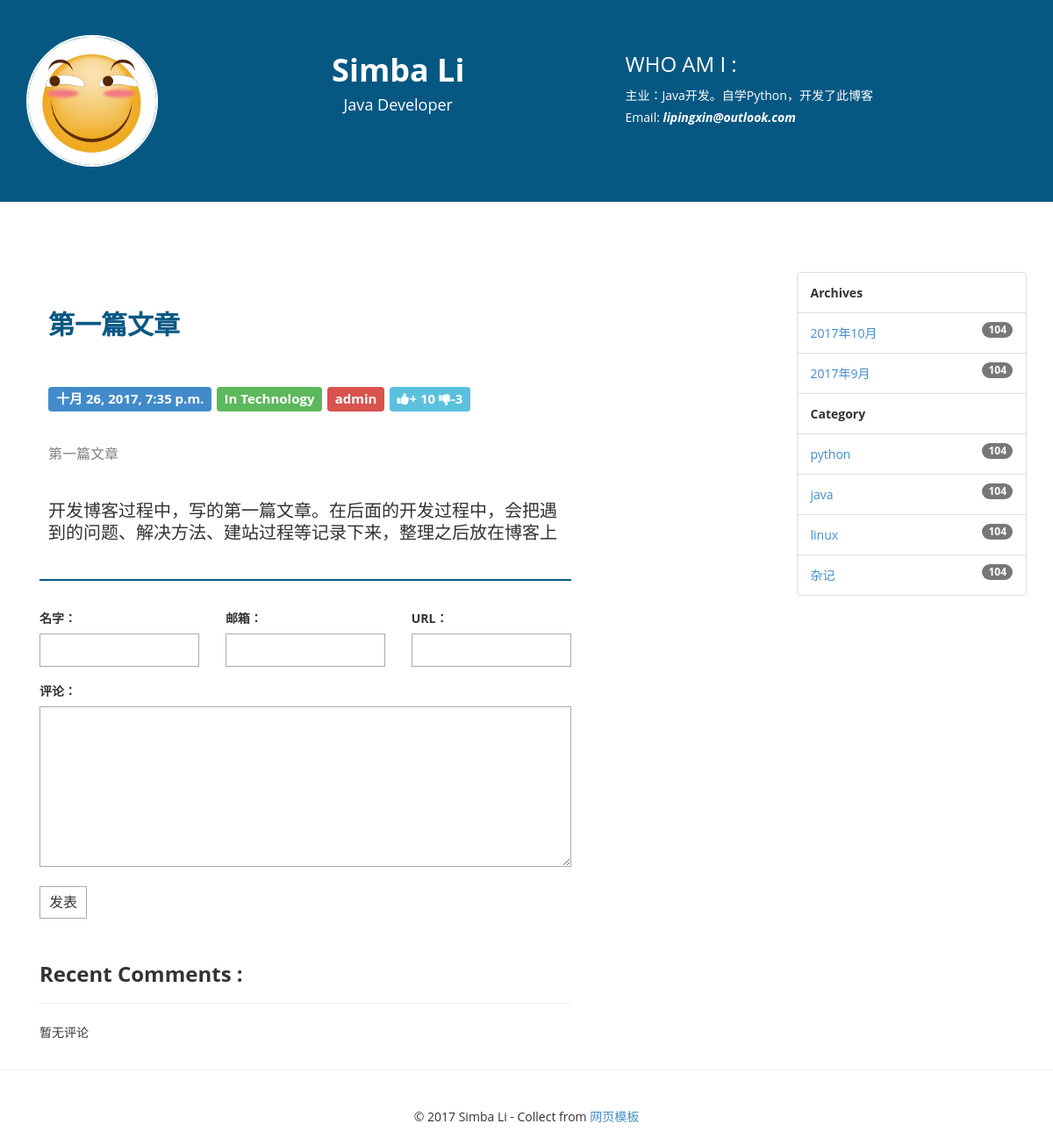
The app's page /post/1/ with its own data.
### blog/models.py (models this page shows, shortened)
class Post(models.Model):
    title = models.CharField(max_length=70)
    body = models.TextField()
    create_time = models.DateTimeField(auto_now_add=True)
    modified_time = models.DateTimeField(auto_now=True)
    excerpt = models.CharField(max_length=200, blank=True)
    category = models.ForeignKey(Category)
    tags = models.ManyToManyField(Tag, blank=True)
    author = models.ForeignKey(User)
    is_delete = models.IntegerField(default=1)

class Category(models.Model):
    name = models.CharField(max_length=100)

### blog/views.py (the view)
# urls.py: url(r'^post/(?P<pk>[0-9]+)/$', views.detail, name='detail'),
def detail(request, pk):
    post = get_object_or_404(Post, pk=pk)
    post.body = markdown.markdown(post.body,
                                  extensions=[
                                      'markdown.extensions.extra',
                                      'markdown.extensions.codehilite',
                                      'markdown.extensions.toc', ])
    form = CommentForm()
    comments = post.comments_set.all()
    context = {'post': post,
               'form':form,
               'comments':comments}
    return render(request, 'blog/detail.html', context=context)

### comments/forms.py
class CommentForm(forms.ModelForm):
    class Meta:
        model = Comments
        fields = ['name', 'email', 'url', 'text']

### blog/templatetags/blog_tags.py (called while the page is built)
@register.simple_tag()
def archives():
    return Post.objects.dates('create_time', 'month', order='DESC')

@register.simple_tag()
def get_categories():
    return Category.objects.all()

### templates/blog/detail.html (shortened to what this page needs)
{% extends 'layout.html' %}
{% block main %}
<div class="col-md-9">
    <div class="blog-main">
        <div class="heading-blog">
            {{ post.title }}
        </div>
        <div class="blog-info">
            <span class="label label-primary">{{ post.create_time }}</span>
            <span class="label label-success">In Technology</span>
            <span class="label label-danger">{{ post.author }}</span>
            <span class="label label-info">
            <i class="fa fa-thumbs-up"></i>+ 10
            <i class="fa fa-thumbs-down"></i>-3
        </span>
        </div>
        <div class="blog-txt" style="font-size:16px;color: #808080">
            {{ post.excerpt }}
        </div>
        <div class="blog-txt">
            {{ post.body | safe }}
        </div>
    </div>
    <div>
        <form action="{% url 'comment:post_comment' post.pk %}" method="post" class="comment-form">
            <div class="row">
                <div class="col-md-4">
                    <label for="{{ form.name.id_for_label }}">名字：</label>
                    {{ form.name }}
                </div>
                <div class="col-md-4">
                    <label for="{{ form.email.id_for_label }}">邮箱：</label>
                    {{ form.email }}
                </div>
                <div class="col-md-4">
                    <label for="{{ form.url.id_for_label }}">URL：</label>
                    {{ form.url }}
                </div>
                <div class="col-md-12">
                    <label for="{{ form.text.id_for_label }}">评论：</label>
                    {{ form.text }}
                    <button type="submit" class="comment-btn">发表</button>
                </div>
            </div>
        </form>
    </div>
    <h3 style="margin-top: 50px"><strong>Recent Comments :</strong></h3>
    <hr/>
    <ul class="media-list">
        {% for comment in comments %}
            <li class="media">
                <div class="media-body">
                    <h4 class="media-heading">
                        {{ comment.name }}：
                        <time style="font-size: small; color: grey">{{ comment.create_time }}</time>
                    </h4>
                    <p>
                        {{ comment.text }}
                    </p>
                </div>
            </li>
        {% empty %}
            暂无评论
        {% endfor %}
    </ul>
</div>
{% endblock main %}

### templates/layout.html (shortened to what this page needs)
{% load staticfiles %}
{% load blog_tags %}
<!DOCTYPE html>
<html xmlns="http://www.w3.org/1999/xhtml">
<head>
    <link href="{% static 'blog/css/bootstrap.css' %}" rel="stylesheet"/>
    <link href="{% static 'blog/css/font-awesome.css' %}" rel="stylesheet"/>
    <link href="{% static 'blog/css/style.css' %}" rel="stylesheet"/>
    <link href="{% static 'blog/css/highlights/github.css' %}" rel="stylesheet">
</head>
<body>
<section class="header-section">
    <div class="container">
        <div class="row">
            <div class="col-md-2">
                <img src="{% static 'blog/img/headimage.jpg' %}" class="img-circle img-responsive"/>
            </div>
            <div class="col-md-5 text-center">
                <h1><strong>Simba Li </strong></h1>
                <h4>Java Developer</h4>
            </div>
            <div class="col-md-5">
                <h3>WHO AM I :</h3>
                主业：Java开发。自学Python，开发了此博客
                <br />
                Email: <i><strong>lipingxin@outlook.com</strong></i>
            </div>
        </div>
    </div>
</section>
<section>
    <div class="container">
        <div class="row">
            <div class="col-md-2 spon-txt"></div>
        </div>
    </div>
</section>
<section>
    <div class="container">
        <div class="row">
            <div class="col-md-9">
            {% block main %}
            {% endblock main %}
            </div>
            <div class="col-md-3">
                <ul class="list-group">
                    <li class="list-group-item">
                        <strong>Archives</strong>
                    </li>
                    {% archives as date_list %}
                    {% for date in date_list %}
                    <li class="list-group-item">
                        <span class="badge">104</span>
                        <a href="{% url 'blog:archive' date.year date.month %}">
                            {{ date.year }}年{{ date.month }}月
                        </a>
                    </li>
                    {% empty %}
                        <li class="list-group-item">
                            <span class="badge">104</span>暂无归档
                        </li>
                    {% endfor %}
                    <li class="list-group-item">
                        <strong>Category</strong>
                    </li>
                    {% get_categories as categories %}
                    {% for category in categories %}
                        <li class="list-group-item">
                            <span class="badge">104</span>
                            <a href="{% url 'blog:category' category.pk %}">
                                {{ category.name }}
                            </a>
                        </li>
                    {% endfor %}
                </ul>
                <br/>
            </div>
        </div>
    </div>
</section>
<hr/>
<div class="container">
    <div class="row">
        <div class="col-md-12 text-center set-foot">
            &copy 2017 Simba Li - Collect from <a
                href="http://www.cssmoban.com/" title="网页模板" target="_blank">网页模板</a>
        </div>
    </div>
</div>
</body>
</html>

### blog/static/blog/css/style.css (style rules this page uses)
﻿ html, body { padding-top:0px; margin:0px; }
body { font-family: 'Open Sans', sans-serif; line-height:25px; font-size:14px; }
.header-section { background-color:#065883; color:#fff; padding:40px 5px; }
.header-section img { max-width:150px; border:2px solid #fff; }
.spon-txt { padding:40px 5px; font-size:25px; font-weight:800; }
.blog-main { padding:10px 5px; border-bottom:2px solid #065883; margin-bottom:30px; }
.heading-blog { font-size:30px; color:#065883; font-weight:800; padding:30px 5px; line-height:40px; }
.blog-info { padding:20px 5px; font-size:20px; font-weight:normal; }
.blog-txt { padding:20px 5px; font-family:Andalus ; font-size:20px; font-weight:normal; }
.set-foot { padding:20px 5px; }
.contact-form input, .comment-form input { border: 1px solid #aaa; margin-bottom: 15px; width: 100%; padding: 7px 15px; font-size: 16px; line-height: 100%; transition: 0.4s border-color linear; }
.contact-form textarea, .comment-form textarea { border: 1px solid #aaa; margin-bottom: 15px; width: 100%; padding: 7px 15px; font-size: 16px; line-height: 15px !important; min-height: 183px; transition: 0.4s border-color linear; }
.comment-form { margin-top: 15px; }
.comment-form .comment-btn { background-color: #fff; border: 1px solid #aaa; font-size: 16px; padding: 5px 10px; }

### records on screen
Post: title "第一篇文章", create_time "十月 26, 2017, 7:35 p.m.", author "admin", excerpt "第一篇文章", body "开发博客过程中，写的第一篇文章。在后面的开发过程中，会把遇到的问题、解决方法、建站过程等记录下来，整理之后放在博客上"
Category: name "python"
Category: name "java"
Category: name "linux"
Category: name "杂记"

### other values on screen
{{ date.year }} "2017" "2017"
{{ date.month }} "10" "9"
